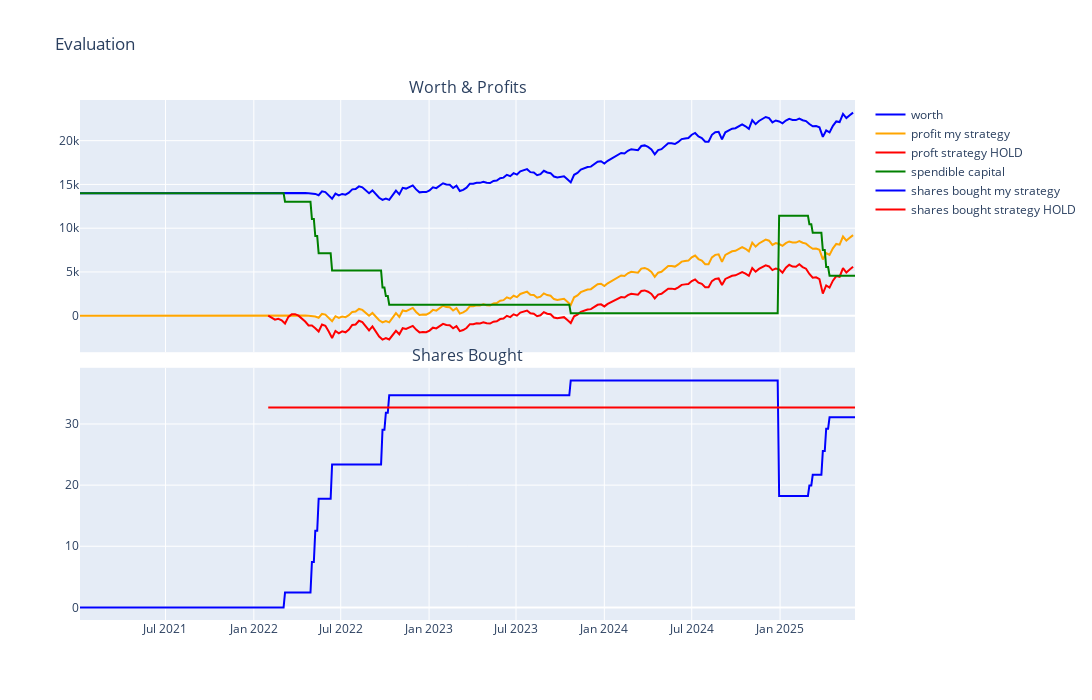

Source (notebook cell):
### Code cell
def evaluate(buy_sell_signals):    
    
    # determining buy and sell signal dates
    buy_med = buy_sell_signals[buy_sell_signals['buy light']==1].index
    buy_strong = buy_sell_signals[buy_sell_signals['buy strong']==2].index
    sell = buy_sell_signals[buy_sell_signals['sell']==1].index

    # start parameters
    spendible_cap = 14000
    start_cap = 14000
    start_date = '2022-01-31'
    shares_bought = 0
    spend = 0
    profit = 0
    sold = 0
    
    shares_boughts = []
    worths = []
    profits = []
    spends = []
    spendible_caps = []
    solds=[]

    # STRATEGY II
    shares_bought_II = spendible_cap / buy_sell_signals.loc[start_date,'close']
    shares_bought_II = shares_bought_II* np.ones(len(buy_sell_signals.loc[start_date:]))
    profit_II = (buy_sell_signals.loc[start_date:,'close'] * shares_bought_II) - spendible_cap

    for index, rows in buy_sell_signals.iterrows():
        
        # per date if buy or sell
        if index > pd.to_datetime(start_date):

            if spendible_cap > 0:    
                if index in buy_med:
                    bought = 0.07 * start_cap
                    shares_bought += bought/rows['close'] 
                    spendible_cap = spendible_cap - bought
                    spend += bought

                if index in buy_strong:
                    bought = 0.14 * start_cap
                    shares_bought += bought/rows['close'] 
                    spendible_cap = spendible_cap - bought
                    spend += bought

            if index in sell:
                shares_bought -= (0.5*last_worth)/rows['close']
                spendible_cap = spendible_cap + 0.5*last_worth
                sold += 0.5*last_worth


        if shares_bought is not 0:
            spends.append(spend)
            solds.append(sold)

            worth = shares_bought*rows['close'] + spendible_cap
            worths.append(worth)
            
            profit = worth - start_cap
            profits.append(profit)

            spendible_caps.append(spendible_cap)
            shares_boughts.append(shares_bought)
            
            if not np.isnan(worth):
                last_worth = worth

        else:
            worths.append(start_cap)
            profits.append(0)
            spendible_caps.append(start_cap)
            shares_boughts.append(0)
            spends.append(0)
            solds.append(0)

    ## figure
    fig = make_subplots(
        rows=2,cols=1,
        shared_xaxes=True,
        vertical_spacing=0.03,
        subplot_titles=('Worth & Profits','Shares Bought')
    )

    # figure ROW 1
    
    # worth line 
    fig.add_trace(go.Scatter(
        x=buy_sell_signals.index, y=worths,name='worth',line=dict(color='blue'),connectgaps=True),row=1,col=1)
    
    # profit my strategy line
    fig.add_trace(go.Scatter(
        x=buy_sell_signals.index, y=profits,name='profit my strategy',line=dict(color='orange'),connectgaps=True),row=1,col=1)
    
    # profit strategy II line
    fig.add_trace(go.Scatter(
        x=buy_sell_signals.loc[start_date:].index, y=profit_II,name='proft strategy HOLD',line=dict(color='red'),connectgaps=True),row=1,col=1)
    
    # profit spendible capital line
    fig.add_trace(go.Scatter(
        x=buy_sell_signals.index, y=spendible_caps,name='spendible capital',line=dict(color='green'),connectgaps=True),row=1,col=1)
    
    fig.update_layout(
    height=700,
    width=1300,
    title_text="Evaluation",
    showlegend=True
    )

    # figure ROW 2
    fig.add_trace(go.Scatter(
        x=buy_sell_signals.index, y=shares_boughts,name='shares bought my strategy',line=dict(color='blue'),connectgaps=True),row=2,col=1)
    fig.add_trace(go.Scatter(
        x=buy_sell_signals.loc[start_date:].index, y=shares_bought_II,name='shares bought strategy HOLD',line=dict(color='red'),connectgaps=True),row=2,col=1)

    fig.show()

    # result
    profit_print = [x for x in profits if not np.isnan(x)]
    print(profits[3])
    print(f'THE WINST OP {buy_sell_signals.index[-1]} met een winst van MY STRATEGY: {profit_print[-1]}')

    profit_II_print = [x for x in profit_II if not np.isnan(x)]
    print(f'THE WINST OP {buy_sell_signals.index[-1]} met een winst van HOLD STRATEGY: {profit_II_print[-1]}')

evaluate(buy_sell_signals)

### Figure 1 — Plotly figure (JSON) as saved in the notebook; plotly's stock layout.template omitted (floating-point values rounded to 4 significant figures; data arrays with more than 128 entries replaced by an {"elided": "..."} marker saying what was removed)
{"data": [{"connectgaps": true, "line": {"color": "blue"}, "name": "worth", "type": "scatter", "x": {"elided": "1140 str values"}, "xaxis": "x", "y": {"elided": "1140 float values"}, "yaxis": "y"}, {"connectgaps": true, "line": {"color": "orange"}, "name": "profit my strategy", "type": "scatter", "x": {"elided": "1140 str values"}, "xaxis": "x", "y": {"elided": "1140 float values"}, "yaxis": "y"}, {"connectgaps": true, "line": {"color": "red"}, "name": "proft strategy HOLD", "type": "scatter", "x": {"elided": "863 str values"}, "xaxis": "x", "y": {"elided": "863 float values"}, "yaxis": "y"}, {"connectgaps": true, "line": {"color": "green"}, "name": "spendible capital", "type": "scatter", "x": {"elided": "1140 str values"}, "xaxis": "x", "y": {"elided": "1140 float values"}, "yaxis": "y"}, {"connectgaps": true, "line": {"color": "blue"}, "name": "shares bought my strategy", "type": "scatter", "x": {"elided": "1140 str values"}, "xaxis": "x2", "y": {"elided": "1140 float values"}, "yaxis": "y2"}, {"connectgaps": true, "line": {"color": "red"}, "name": "shares bought strategy HOLD", "type": "scatter", "x": {"elided": "863 str values"}, "xaxis": "x2", "y": {"elided": "863 float values"}, "yaxis": "y2"}], "layout": {"annotations": [{"font": {"size": 16}, "showarrow": false, "text": "Worth & Profits", "x": 0.5, "xanchor": "center", "xref": "paper", "y": 1, "yanchor": "bottom", "yref": "paper"}, {"font": {"size": 16}, "showarrow": false, "text": "Shares Bought", "x": 0.5, "xanchor": "center", "xref": "paper", "y": 0.485, "yanchor": "bottom", "yref": "paper"}], "height": 700, "showlegend": true, "title": {"text": "Evaluation"}, "width": 1300, "xaxis": {"anchor": "y", "domain": [0, 1], "matches": "x2", "showticklabels": false}, "xaxis2": {"anchor": "y2", "domain": [0, 1]}, "yaxis": {"anchor": "x", "domain": [0.515, 1]}, "yaxis2": {"anchor": "x2", "domain": [0, 0.485]}}}
